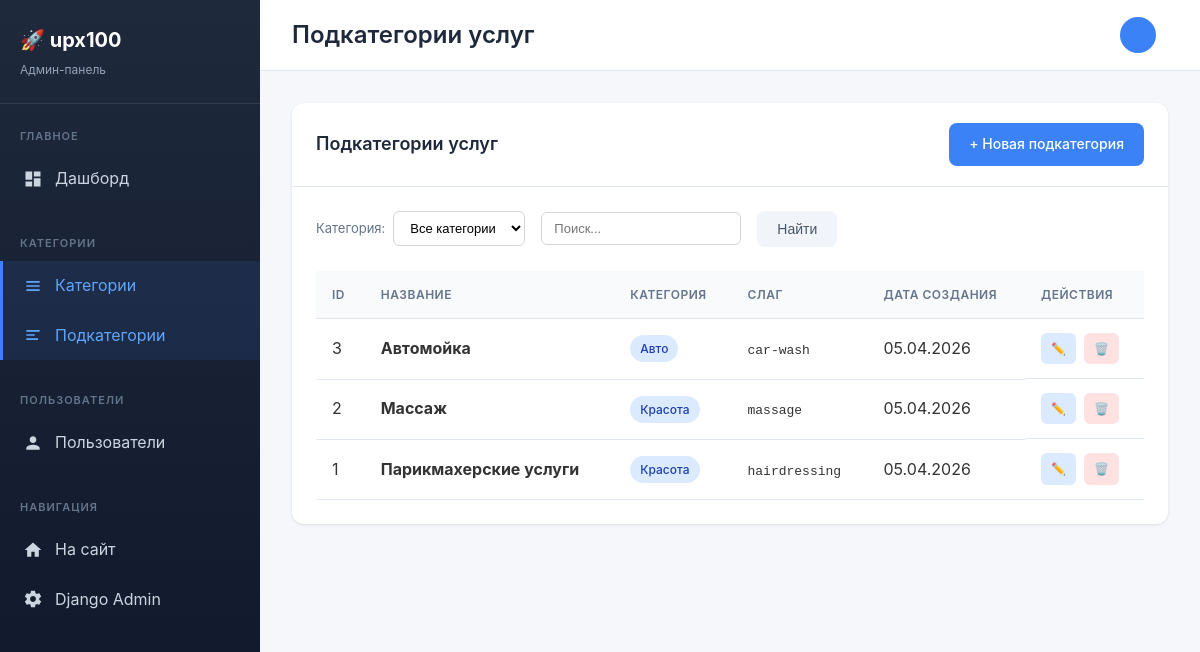
Page /dashboard/subcategories/ (signed in) on the earlier database version.
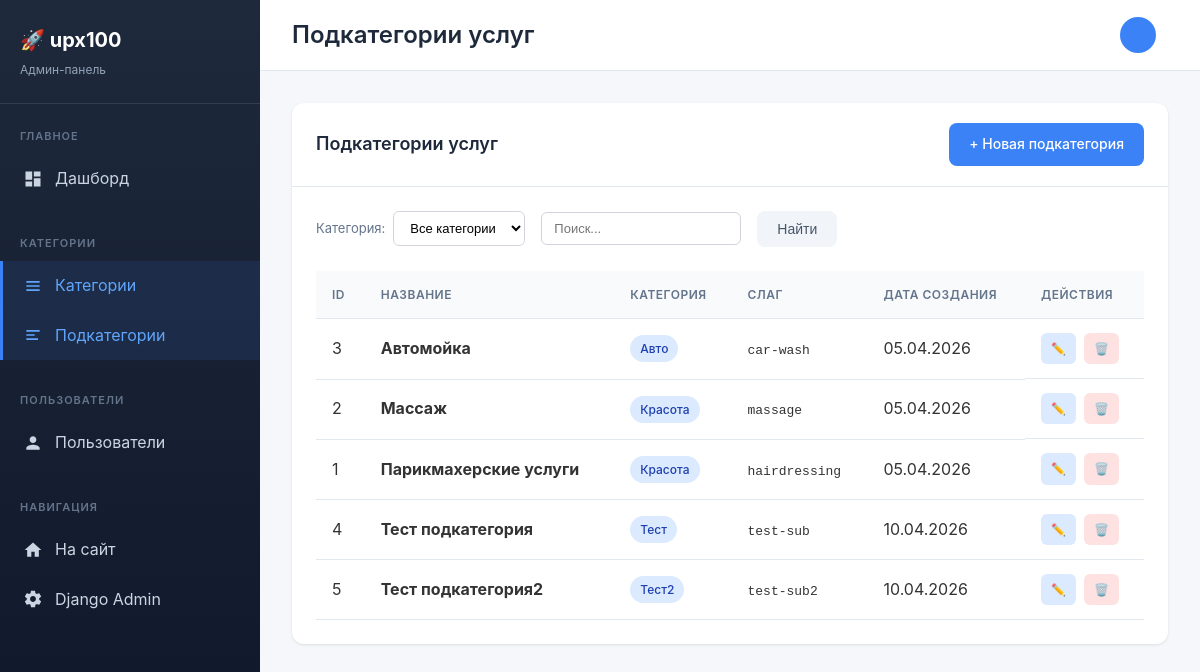
Same page on the later database version.
### companies/models.py (models this page shows, shortened)
class Subcategory(models.Model):
    category = models.ForeignKey(
        Category,
        on_delete=models.CASCADE,
        related_name='subcategories',
        verbose_name='Категория'
    )
    name = models.CharField(
        max_length=100,
        verbose_name='Название подкатегории'
    )
    slug = models.SlugField(
        max_length=100,
        unique=True,
        verbose_name='Слаг'
    )
    created_at = models.DateTimeField(
        auto_now_add=True,
        verbose_name='Дата создания'
    )
    class Meta:
        verbose_name = 'Подкатегория'
        verbose_name_plural = 'Подкатегории'
        ordering = ['category', 'name']
        unique_together = [['category', 'slug']]

class Category(models.Model):
    name = models.CharField(
        max_length=100,
        unique=True,
        verbose_name='Название категории'
    )
    slug = models.SlugField(
        max_length=100,
        unique=True,
        verbose_name='Слаг'
    )
    icon = models.ImageField(
        upload_to='categories/icons/',
        blank=True,
        null=True,
        verbose_name='Иконка'
    )
    created_at = models.DateTimeField(
        auto_now_add=True,
        verbose_name='Дата создания'
    )
    class Meta:
        verbose_name = 'Категория'
        verbose_name_plural = 'Категории'
        ordering = ['name']

### dashboard/views.py (the view)
# urls.py: path('subcategories/', views.subcategory_list, name='subcategory_list'),
@admin_required
def subcategory_list(request):
    from companies.models import Category, Subcategory
    subcategories = Subcategory.objects.select_related('category').order_by('category__name', 'name')
    category_filter = request.GET.get('category', '')
    if category_filter:
        subcategories = subcategories.filter(category_id=category_filter)
    query = request.GET.get('q', '')
    if query:
        subcategories = subcategories.filter(
            Q(name__icontains=query) | Q(category__name__icontains=query)
        )
    categories = Category.objects.all()
    context = {
        'subcategories': subcategories,
        'categories': categories,
        'selected_category': category_filter,
        'query': query,
        'title': 'Подкатегории услуг',
    }
    return render(request, 'dashboard/subcategories/list.html', context)

### dashboard/views.py (called while the page is built)
def is_admin(user):
    return user.is_authenticated and (user.is_superuser or user.role == 'admin')

### templates/dashboard/subcategories/list.html (shortened to what this page needs)
{% extends 'dashboard/base.html' %}
{% block content %}
<div class="card">
    <div class="card-header">
        <h3 class="card-title">Подкатегории услуг</h3>
        <a href="{% url 'dashboard:subcategory_create' %}" class="btn btn-primary">+ Новая подкатегория</a>
    </div>
    <div class="card-body">
        <form class="filters" method="get">
            <div class="filter-item">
                <label>Категория:</label>
                <select name="category" class="form-control">
                    <option value="">Все категории</option>
                </select>
            </div>
            <div class="filter-item">
                <input type="text" name="q" value="{{ query }}" placeholder="Поиск..." class="form-control" style="width: 200px;">
            </div>
            <button type="submit" class="btn btn-secondary">Найти</button>
        </form>
        <div class="table-responsive">
            <table>
                <thead>
                    <tr>
                        <th>ID</th>
                        <th>Название</th>
                        <th>Категория</th>
                        <th>Слаг</th>
                        <th>Дата создания</th>
                        <th>Действия</th>
                    </tr>
                </thead>
                <tbody>
                    {% for subcategory in subcategories %}
                    <tr>
                        <td>{{ subcategory.pk }}</td>
                        <td><strong>{{ subcategory.name }}</strong></td>
                        <td><span class="badge badge-info">{{ subcategory.category.name }}</span></td>
                        <td><code>{{ subcategory.slug }}</code></td>
                        <td>{{ subcategory.created_at|date:"d.m.Y" }}</td>
                        <td class="actions-cell">
                            <a href="{% url 'dashboard:subcategory_edit' subcategory.pk %}" class="action-btn edit">✏️</a>
                            <a href="{% url 'dashboard:subcategory_delete' subcategory.pk %}" class="action-btn delete">🗑️</a>
                        </td>
                    </tr>
                    {% endfor %}
                </tbody>
            </table>
        </div>
    </div>
</div>
{% endblock %}

Differences in the rows shown:
added Subcategory: pk "4", name "Тест подкатегория", category.name "Тест", slug "test-sub", created_at "10.04.2026"
added Subcategory: pk "5", name "Тест подкатегория2", category.name "Тест2", slug "test-sub2", created_at "10.04.2026"
